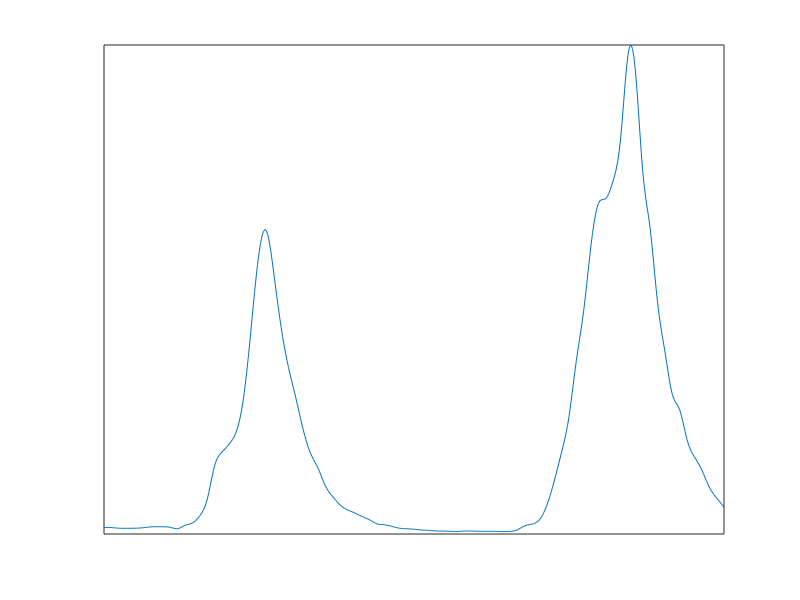
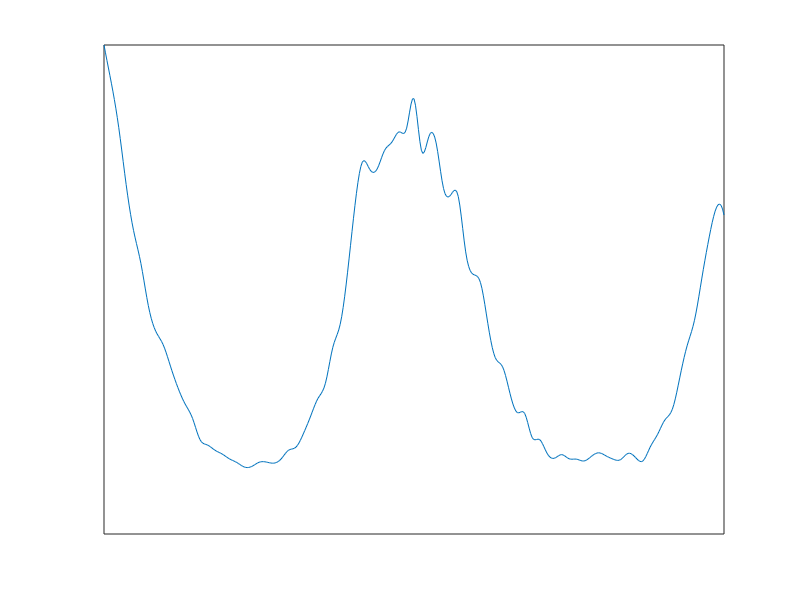
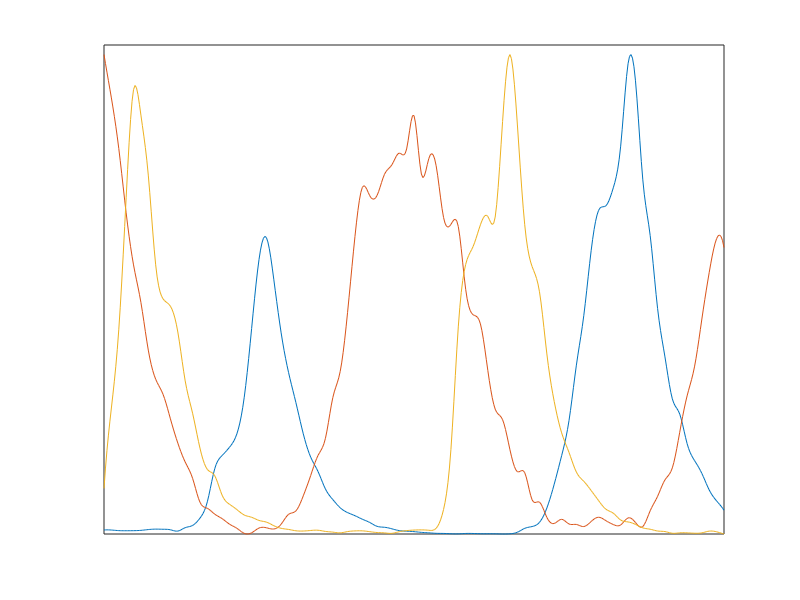

Here is the MATLAB script that generated these plots, in order:
clc;
clear;
close all;

%% load raw data
load('raw_data_repressilator.mat')
t_ori = t;
y_ori = y;
labels = ["TetR", "Lacl", "\lambda cl"];

num_component = length(y_ori(1,:));
y_ori(isnan(y_ori)) = 0;

%% parameters - cut the time series data
window_size_ori = t_ori(end)+1;     % For oscillatory data, 1 period is recommended
overlapping_ratio = 0.1;  % overlapping ratio of moving window technique

% choose sampling rate for interpolation. 
% window_size_ori/time_interval becomes number of time points per cutted data
% window_size_ori/time_interval = 100 is recommended
% window_size_ori/time_interval is high (low) make the inference accurate (less accurate) and slow (fast)
time_interval = 1;       

%% process parameters
window_size = window_size_ori / time_interval;
window_move_ori = ceil(window_size_ori * (1-overlapping_ratio));
window_move = window_move_ori / time_interval;


%% plot raw data
for i = 1:num_component
    figure(i)
    plot(t_ori, y_ori(:,i))
    xlim([0,t_ori(end)])
    xticks([])
    ylim([0,max(y_ori(:,i))])
    yticks([])
end

%% interpolate data
t_fit = (t_ori(1):time_interval:t_ori(end)).';
y_fit = zeros(length(t_fit),num_component);

for i = 1:num_component
    y_fit(:,i) = interp1(t_ori, y_ori(:,i),t_fit,'spline');
end
%% plot interpolated data
for i = 1:num_component
    figure(i)
    plot(t_fit, y_fit(:,i))
    xlim([0,t_fit(end)])
    xticks([])
    ylim([0,max(y_fit(:,i))])
    yticks([])
end

%% cut and interpolate the data
y_total = {};
start = 1; % it can be changed if users do not want to use the beginning of time series
length_timeseries = length(y_fit(:,1)); % it can be changed if users do not want to use the end of time series
while(1)
    if start + window_size-1 > length_timeseries
        break
    end
    
    % cut
    y_tmp = y_fit(start:start + window_size - 1,:);
    t = t_fit(1:window_size) / t_fit(window_size);
   
    % normalize
    for i = 1:num_component
        y_tmp(:,i) = y_tmp(:,i) - min(y_tmp(:,i));
        y_tmp(:,i) = y_tmp(:,i) / max(y_tmp(:,i));
    end
    y_total{end+1} = y_tmp; 
    start = start + window_move;
end
num_data = length(y_total);

%% plot cutted data
figure(3)
for j = 1:num_data
    y_tmp = cell2mat(y_total(j));
    for i = 1:num_component
        plot(t, y_tmp(:,i))
        hold on
    end
end
xlim([0,t(end)])

xlim([0,t(end)])
xticks([])
ylim([0,1.02])
yticks([])
%% Save data
time_interval = 1/window_size;
save('data_cut','t_fit','y_fit','y_total','time_interval','num_data','num_component')
